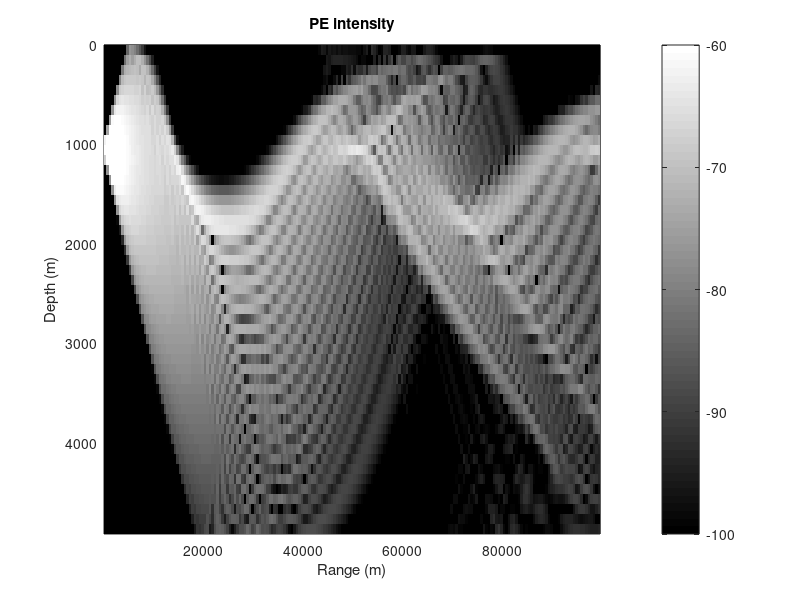

This chart was generated by the following MATLAB code:
% ******************************************************
% PE
% ******************************************************

% *** set up Munk SSP ***

zs  = 1000.0;			% source depth
f   = 50; omega = 2 * pi * f	% frequency in Hertz
eps = 0.00737; c0  = 1500;

d   = 5000;			% bottom depth
nz  = 250;			% number of finite-difference points
h   = d / nz; h2  = h * h;	% mesh spacing
z   = linspace( 0, d, nz );	% grid coordinates

x = 2 * ( z - 1300 ) / 1300;  
c = c0 * ( 1 + eps * ( x - 1 + exp( -x ) ) );

plot( z, c ); view( 90, 90 );
xlabel( 'Depth (m)' ); ylabel( 'Sound Speed (m/s)' )

% ******************************************************
% Gaussian starter
% ******************************************************

% \psi(0,z) = \sqrt{ k_0 } \,
% e^{ -{ k_0^2 \over 2 } ( z - z_s )^2 } (6.100)

k0 = omega / c0;
zs = 1000.0;
isd = zs / d * nz;

nr     = 2000;
rmax   = 100000.0;
deltar = rmax / nr;
r = linspace( 0.0, rmax, nr );

psi = zeros( nz, nr );

% we have broadened the Gaussian to make it more
% narrow angle
% the usual formula has fac = 1
fac = 10
psi( : , 1 ) = sqrt( k0 / fac ) * ...
             exp( -( k0 / fac )^2 * ...
            ( (z - zs * ones( 1, nz ) ) ).^2 )' ;

% ******************************************************
% Form marching matrix
% ******************************************************
% SPE: 2ik_0 { \pa \psi \over {\pa r} }
%          + { \pa^2 \psi \over {\pa z^2} }
%          + k_0^2 ( n^2 - 1 ) \psi = 0  (6.8)

c0     = 1500;
n      = c0 ./ c;

E  = sparse( 2:nz, 1:nz-1,      ones(1,nz-1) / h2,             nz, nz, nz-1 );  % sub diagonal
D1 = sparse( 1:nz, 1:nz  , -2 * ones(1,nz  ) / h2,             nz, nz, nz   );  %     diagonal
D2 = sparse( 1:nz, 1:nz  ,    k0^2 * (n.^2 - ones( 1, nz ) ),  nz, nz, nz   );

A = D1 + D2 + E + E';
B = 2 * i * k0 /deltar * speye( size( A ) ) - A / 2;
C = 2 * i * k0 /deltar * speye( size( A ) ) + A / 2;

% ******************************************************
% March out in range
% ******************************************************

% --- factor C

[L, U] = lu( C );

for ir = 1:nr-1
   ir
   % equivalent to C psi( :, ir+1 ) = B * psi( :, ir );
   y1 = B * psi( :, ir );
   y = L \ y1;
   psi( :, ir+1 ) = U \ y;
end

% ******************************************************
% PE
% ******************************************************

% --- plot field

takez = 1:5:nz;
taker = 2:10:nr;

zt = z( takez );
rt = r( taker );
psit = psi( takez, taker );

% put back Hankel function
hank = sqrt( 2 / ( pi * k0 ) ) * exp( i * ( k0 * rt - pi / 4 ) ) ...
   * diag( 1.0 ./ sqrt( rt ) );

tl = 20 * log10( abs( psit * diag( hank ) ) ) ;

pcolor( rt, zt, tl ); ...
caxis( [ -100 -60 ] ); ...
shading flat; colormap( gray ); colorbar; view( 0, -90 );
xlabel( 'Range (m)' ); ylabel( 'Depth (m)' );
title('PE intensity')



